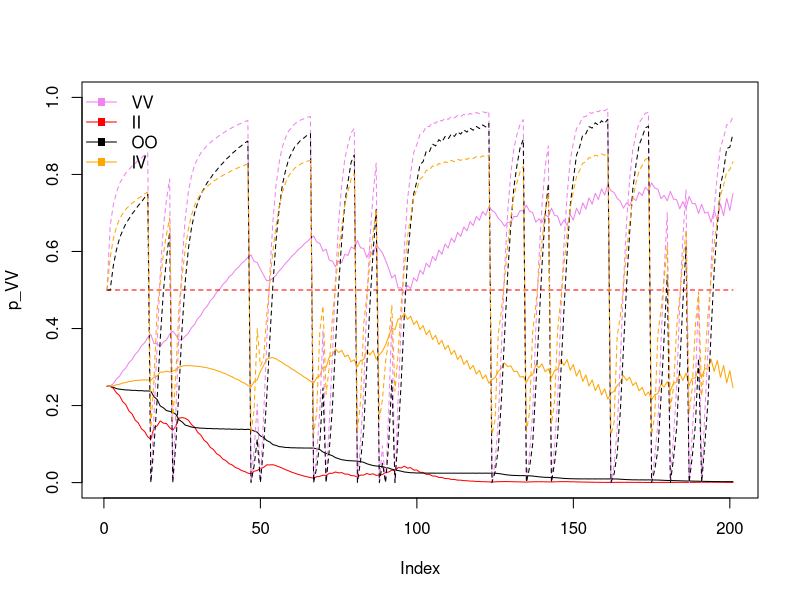
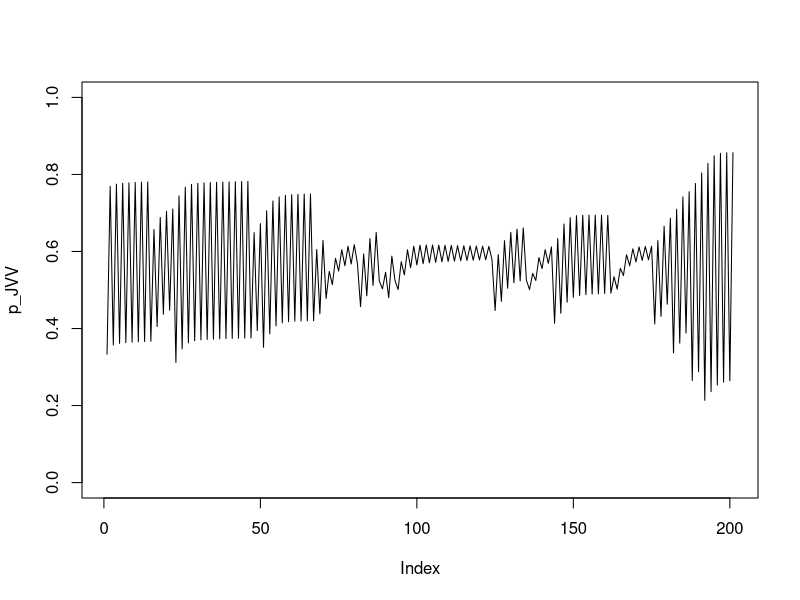
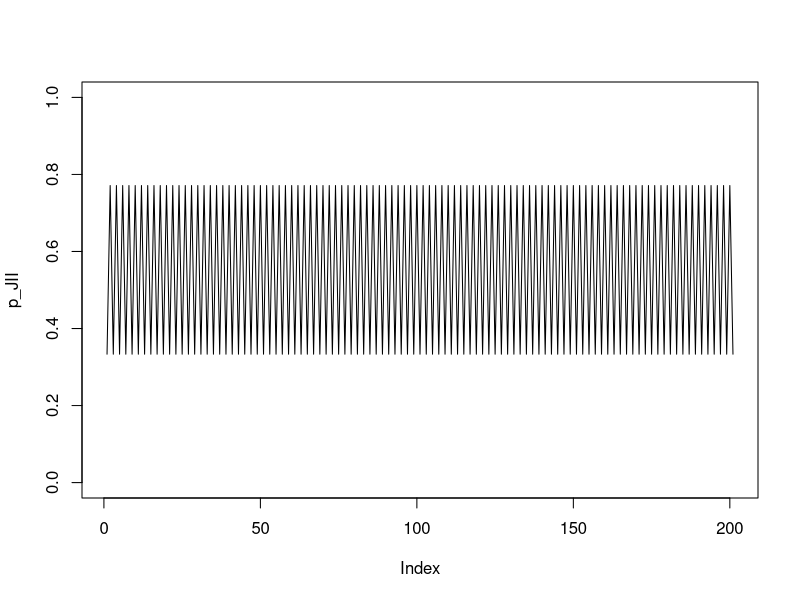
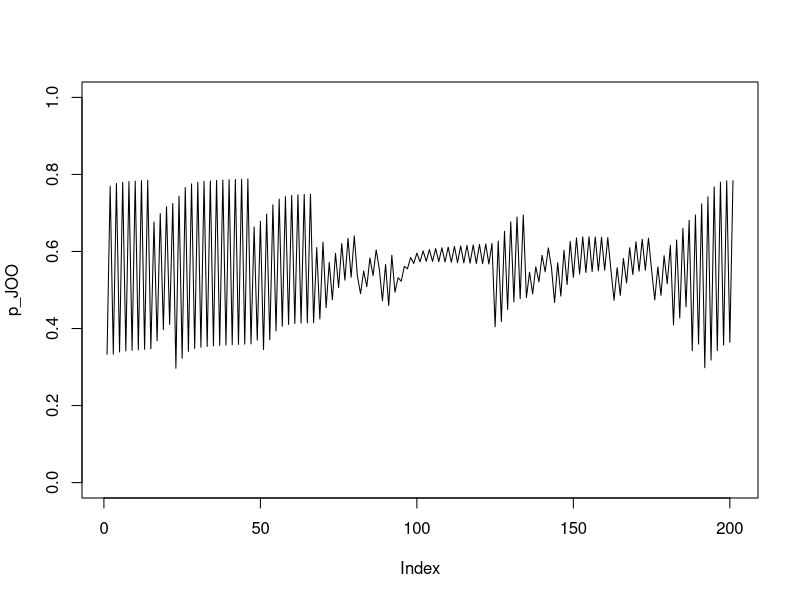
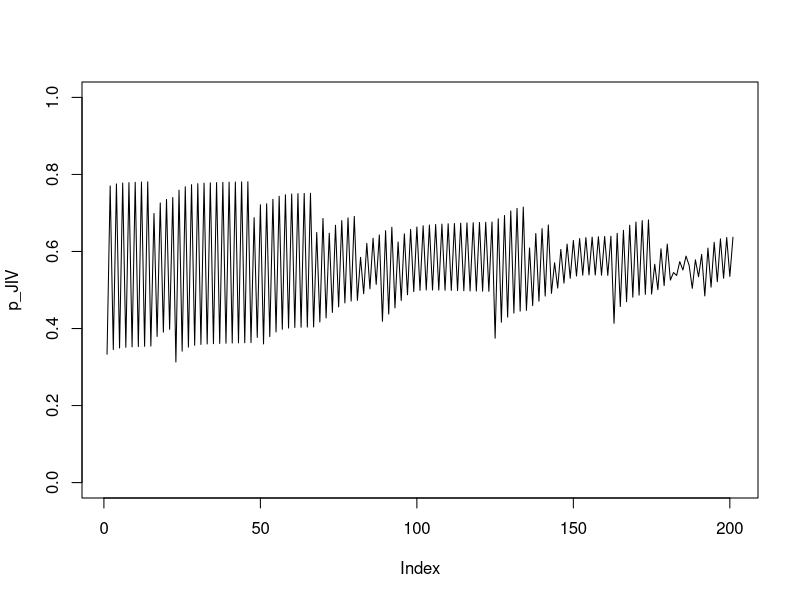

The R script that drew these images, in order:
###initial pop conditions
timesteps <- 200 #length of simulation

##parameters
bn <- 1    ##avg broodsize of adult with non-adaptive behavior
ba <- 2*bn ##avg broodsize of adult with adaptive behavior. ba > bn
p_as <- 0.2  #prob an adapted adult produces stressed offspring
p_ns <- 0.8  #prob an nonadapted adult produces stressed offspring
s <- 0.5	#prob individual learner succesfully acquires adaptive behavior
U <- 0.1  #prob environment changes states
mu_s <- 0.1	#mortality rate of social learners
mu_i <- 0.11 #mortality rate of individual learners
mu_n <- 1 # excess mortality factor of non-adapted individuals (to be added at some point with overlapping generations)

#create bins to store recursion values for each type

n_VVJH <- rep(0,timesteps + 1)
n_VVJS <- rep(0,timesteps + 1)
n_IIJH <- rep(0,timesteps + 1)
n_IIJS <- rep(0,timesteps + 1)
n_OOJH <- rep(0,timesteps + 1)
n_OOJS <- rep(0,timesteps + 1)
n_IVJH <- rep(0,timesteps + 1)
n_IVJS <- rep(0,timesteps + 1)

n_VVAa <- rep(0,timesteps + 1)
n_VVAn <- rep(0,timesteps + 1)
n_IIAa <- rep(0,timesteps + 1)
n_IIAn <- rep(0,timesteps + 1)
n_OOAa <- rep(0,timesteps + 1)
n_OOAn <- rep(0,timesteps + 1)
n_IVAa <- rep(0,timesteps + 1)
n_IVAn <- rep(0,timesteps + 1)


n_Aa <- rep(0,timesteps + 1)
n_An <- rep(0,timesteps + 1)
N <- rep(0,timesteps + 1)
u <- rep(0,timesteps + 1)
fa <- rep(0,timesteps + 1)
fn <- rep(0,timesteps + 1)

N0 <- 240
n_VVAa[1] <- 20
n_VVAn[1] <- 20
n_IIAa[1] <- 20
n_IIAn[1] <- 20
n_OOAa[1] <- 20
n_OOAn[1] <- 20
n_IVAa[1] <- 20
n_IVAn[1] <- 20
n_An[1] <- n_VVAn[1] + n_IIAn[1] + n_OOAn[1] + n_IVAn[1]
n_Aa[1] <- n_VVAa[1] + n_IIAa[1] + n_OOAa[1] + n_IVAa[1]

n_VVJH[1] <- 10
n_VVJS[1] <- 10
n_IIJH[1] <- 10
n_IIJS[1] <- 10
n_OOJH[1] <- 10
n_OOJS[1] <- 10
n_IVJH[1] <- 10
n_IVJS[1] <- 10

u[1] <- 0
N[1] <- n_VVAa[1] + n_VVAn[1] + n_IIAa[1] + n_IIAn[1] + n_OOAa[1] + n_OOAn[1] + n_IVAa[1] + n_IVAn[1] + n_VVJH[1] + n_VVJS[1] + n_IIJH[1] + n_IIJS[1] + n_OOJH[1] + n_OOJS[1] + n_IVJH[1] + n_IVJS[1]
fa[1]<- (n_Aa[1]*ba)/(n_Aa[1]*ba + n_An[1]*bn)
fn[1]<- (n_An[1]*bn)/(n_Aa[1]*ba + n_An[1]*bn)

#recursions
for (t in 1:timesteps)
{
    # juvenile recruitment
    n_VVJH[t+1] <- (n_VVAa[t])*ba*(1-p_as) + (n_VVAn[t])*bn*(1-p_ns)
    n_VVJS[t+1] <- (n_VVAa[t])*ba*p_as + (n_VVAn[t])*bn*p_ns
    n_IIJH[t+1] <- (n_IIAa[t])*ba*(1-p_as) + (n_IIAn[t])*bn*(1-p_ns)
    n_IIJS[t+1] <- (n_IIAa[t])*ba*p_as + (n_IIAn[t])*bn*p_ns
    n_OOJH[t+1] <- (n_OOAa[t])*ba*(1-p_as) + (n_OOAn[t])*bn*(1-p_ns)
    n_OOJS[t+1] <- (n_OOAa[t])*ba*p_as + (n_OOAn[t])*bn*p_ns
    n_IVJH[t+1] <- (n_IVAa[t])*ba*(1-p_as) + (n_IVAn[t])*bn*(1-p_ns)
    n_IVJS[t+1] <- (n_IVAa[t])*ba*p_as + (n_IVAn[t])*bn*p_ns

    #adult recruitment
    n_VVAa[t+1] <- (n_VVJS[t] + n_VVJH[t])*(1-u[t])*fa[t]*(1-mu_s)
    n_VVAn[t+1] <- (n_VVJS[t] + n_VVJH[t])*((1-u[t])*fn[t] + u[t])*(1-mu_s)
    n_IIAa[t+1] <- (n_IIJS[t] + n_IIJH[t])*s*(1-mu_i)
    n_IIAn[t+1] <- (n_IIJS[t] + n_IIJH[t])*(1-s)*(1-mu_i)
    n_OOAa[t+1] <- (n_OOJS[t] + n_OOJH[t])*(n_Aa[t]/(n_Aa[t] + n_An[t]))*(1-u[t])*(1-mu_s)
    n_OOAn[t+1] <- (n_OOJS[t] + n_OOJH[t])*((1-u[t])*(n_An[t]/(n_Aa[t] + n_An[t])) + u[t])*(1-mu_s)
    n_IVAa[t+1] <- n_IVJS[t]*s*(1-mu_i) + (1-u[t])*n_IVJH[t]*fa[t]*(1-mu_s)
    n_IVAn[t+1] <- n_IVJS[t]*(1-s)*(1-mu_i) + n_IVJH[t]*((1-u[t])*fn[t] + u[t])*(1-mu_s)


    n_Aa[t+1] <- n_VVAa[t+1] + n_IIAa[t+1] + n_OOAa[t+1] + n_IVAa[t+1]
    n_An[t+1] <- n_VVAn[t+1] + n_IIAn[t+1] + n_OOAn[t+1] + n_IVAn[t+1]
    N[t+1] <- n_VVAa[t+1] + n_VVAn[t+1] + n_IIAa[t+1] + n_IIAn[t+1] + n_OOAa[t+1] + n_OOAn[t+1] + n_IVAa[t+1] + n_IVAn[t+1] + n_VVJH[t+1] + n_VVJS[t+1] + n_IIJH[t+1] + n_IIJS[t+1] + n_OOJH[t+1] + n_OOJS[t+1] + n_IVJH[t+1] + n_IVJS[t+1]
    u[t+1] <- rbinom(n=1,prob=U,size=1) #sample environment changing
    fa[t+1]<- (n_Aa[t+1]*ba)/(n_Aa[t+1]*ba + n_An[t+1]*bn)
    fn[t+1]<- (n_An[t+1]*bn)/(n_Aa[t+1]*ba + n_An[t+1]*bn)
}

# compute proportions of each strategy for summary plot
p_VV <- ( n_VVJH + n_VVJS + n_VVAa + n_VVAn ) / N
p_II <- ( n_IIJH + n_IIJS + n_IIAa + n_IIAn ) / N
p_OO <- ( n_OOJH + n_OOJS + n_OOAa + n_OOAn ) / N
p_IV <- ( n_IVJH + n_IVJS + n_IVAa + n_IVAn ) / N

q_VV <-  n_VVAa / ( n_VVAa + n_VVAn )
q_II <-  n_IIAa / ( n_IIAa + n_IIAn )
q_OO <-  n_OOAa / ( n_OOAa + n_OOAn )
q_IV <-  n_IVAa / ( n_IVAa + n_IVAn )


plot( p_VV , ylim=c(0,1) , type="l" , col="violet" )
lines( 1:length(p_II) , p_II , col="red" )
lines( 1:length(p_OO) , p_OO , col="black")
lines( 1:length(p_IV) , p_IV , col= "orange")
lines( 1:length(q_VV) , q_VV , lty=2 , col="violet" )
lines( 1:length(q_II) , q_II , lty=2 , col="red" )
lines( 1:length(q_OO) , q_OO , lty=2 , col="black")
lines( 1:length(q_IV) , q_IV , lty=2 , col="orange" )

legend("topleft" , c("VV", "II", "OO", "IV") , lty=1 , lwd=c(1,1,1,1) , col=c("violet", "red", "black" , "orange") , pch=c(15,15,15,15) ,bty='n')


# age structure
p_JVV <- ( n_VVJS + n_VVJH ) / ( n_VVJH + n_VVJS + n_VVAa + n_VVAn )
p_AVV <- ( n_VVAa + n_VVAn ) / ( n_VVJH + n_VVJS + n_VVAa + n_VVAn )
plot( p_JVV , ylim=c(0,1) , type="l" )

p_JII <- ( n_IIJS + n_IIJH ) / ( n_IIJH + n_IIJS + n_IIAa + n_IIAn )
p_AII <- ( n_IIAa + n_IIAn ) / ( n_IIJH + n_IIJS + n_IIAa + n_IIAn )
plot( p_JII , ylim=c(0,1) , type="l" )

p_JOO <- ( n_OOJS + n_OOJH ) / ( n_OOJH + n_OOJS + n_OOAa + n_OOAn )
p_AOO <- ( n_OOAa + n_OOAn ) / ( n_OOJH + n_OOJS + n_OOAa + n_OOAn )
plot( p_JOO , ylim=c(0,1) , type="l" )

p_JIV <- (n_IVJS + n_IVJH) / (n_IVJH + n_IVJS + n_IVAa + n_IVAn)
p_AIV <- (n_IVAa + n_IVAn) / (n_IVJH + n_IVJS + n_IVAa + n_IVAn)
plot( p_JIV , ylim=c(0,1) , type="l" )

